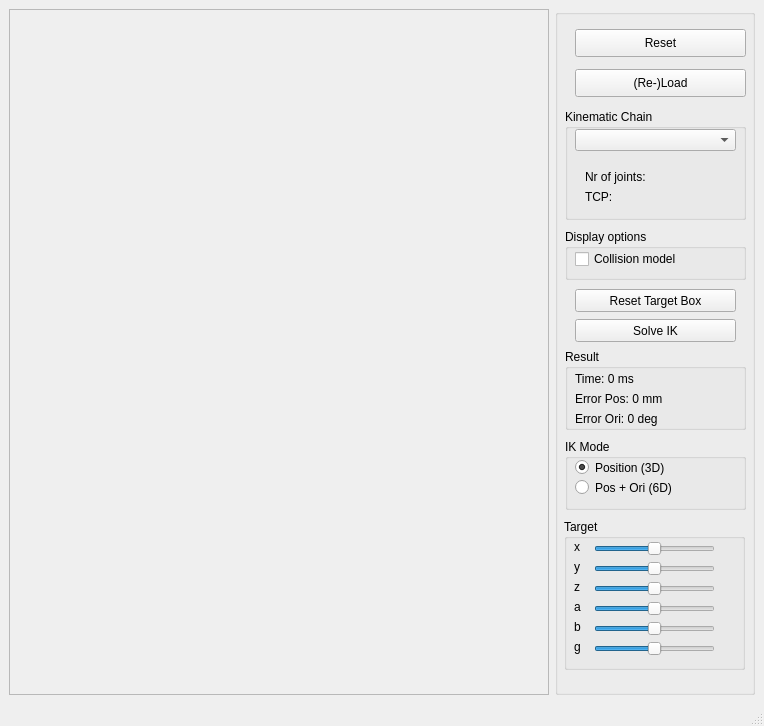
<?xml version="1.0" encoding="UTF-8"?>
<ui version="4.0">
 <class>MainWindowGenericIKDemo</class>
 <widget class="QMainWindow" name="MainWindowGenericIKDemo">
  <property name="geometry">
   <rect>
    <x>0</x>
    <y>0</y>
    <width>764</width>
    <height>726</height>
   </rect>
  </property>
  <property name="windowTitle">
   <string>IK Demo</string>
  </property>
  <widget class="QWidget" name="centralwidget">
   <layout class="QGridLayout" name="gridLayout">
    <item row="0" column="0">
     <widget class="QFrame" name="frameViewer">
      <property name="frameShape">
       <enum>QFrame::StyledPanel</enum>
      </property>
      <property name="frameShadow">
       <enum>QFrame::Raised</enum>
      </property>
     </widget>
    </item>
    <item row="0" column="1">
     <widget class="QGroupBox" name="groupBox">
      <property name="maximumSize">
       <size>
        <width>200</width>
        <height>16777215</height>
       </size>
      </property>
      <property name="title">
       <string/>
      </property>
      <widget class="QPushButton" name="pushButtonReset">
       <property name="geometry">
        <rect>
         <x>20</x>
         <y>20</y>
         <width>171</width>
         <height>28</height>
        </rect>
       </property>
       <property name="text">
        <string>Reset</string>
       </property>
      </widget>
      <widget class="QGroupBox" name="groupBox_2">
       <property name="geometry">
        <rect>
         <x>10</x>
         <y>220</y>
         <width>181</width>
         <height>51</height>
        </rect>
       </property>
       <property name="title">
        <string>Display options</string>
       </property>
       <widget class="QCheckBox" name="checkBoxColModel">
        <property name="geometry">
         <rect>
          <x>10</x>
          <y>20</y>
          <width>131</width>
          <height>20</height>
         </rect>
        </property>
        <property name="text">
         <string>Collision model</string>
        </property>
       </widget>
      </widget>
      <widget class="QPushButton" name="pushButtonLoad">
       <property name="geometry">
        <rect>
         <x>20</x>
         <y>60</y>
         <width>171</width>
         <height>28</height>
        </rect>
       </property>
       <property name="text">
        <string>(Re-)Load</string>
       </property>
      </widget>
      <widget class="QPushButton" name="pushButtonBox2TCP">
       <property name="geometry">
        <rect>
         <x>20</x>
         <y>280</y>
         <width>161</width>
         <height>23</height>
        </rect>
       </property>
       <property name="text">
        <string>Reset Target Box</string>
       </property>
      </widget>
      <widget class="QPushButton" name="pushButtonSolve">
       <property name="geometry">
        <rect>
         <x>20</x>
         <y>310</y>
         <width>161</width>
         <height>23</height>
        </rect>
       </property>
       <property name="text">
        <string>Solve IK</string>
       </property>
      </widget>
      <widget class="QGroupBox" name="groupBox_3">
       <property name="geometry">
        <rect>
         <x>10</x>
         <y>100</y>
         <width>181</width>
         <height>111</height>
        </rect>
       </property>
       <property name="title">
        <string>Kinematic Chain</string>
       </property>
       <widget class="QLabel" name="label_TCP">
        <property name="geometry">
         <rect>
          <x>20</x>
          <y>80</y>
          <width>141</width>
          <height>16</height>
         </rect>
        </property>
        <property name="text">
         <string>TCP:</string>
        </property>
       </widget>
       <widget class="QLabel" name="label_NrJoints">
        <property name="geometry">
         <rect>
          <x>20</x>
          <y>60</y>
          <width>141</width>
          <height>16</height>
         </rect>
        </property>
        <property name="text">
         <string>Nr of joints:</string>
        </property>
       </widget>
       <widget class="QComboBox" name="comboBoxKC">
        <property name="geometry">
         <rect>
          <x>10</x>
          <y>20</y>
          <width>161</width>
          <height>22</height>
         </rect>
        </property>
       </widget>
      </widget>
      <widget class="QGroupBox" name="groupBox_4">
       <property name="geometry">
        <rect>
         <x>9</x>
         <y>510</y>
         <width>181</width>
         <height>151</height>
        </rect>
       </property>
       <property name="title">
        <string>Target</string>
       </property>
       <widget class="QSlider" name="horizontalSliderA">
        <property name="geometry">
         <rect>
          <x>30</x>
          <y>80</y>
          <width>121</width>
          <height>20</height>
         </rect>
        </property>
        <property name="minimum">
         <number>-1000</number>
        </property>
        <property name="maximum">
         <number>1000</number>
        </property>
        <property name="pageStep">
         <number>50</number>
        </property>
        <property name="orientation">
         <enum>Qt::Horizontal</enum>
        </property>
       </widget>
       <widget class="QLabel" name="label_2">
        <property name="geometry">
         <rect>
          <x>10</x>
          <y>20</y>
          <width>21</width>
          <height>16</height>
         </rect>
        </property>
        <property name="text">
         <string>x</string>
        </property>
       </widget>
       <widget class="QSlider" name="horizontalSliderX">
        <property name="geometry">
         <rect>
          <x>30</x>
          <y>20</y>
          <width>121</width>
          <height>20</height>
         </rect>
        </property>
        <property name="minimum">
         <number>-1000</number>
        </property>
        <property name="maximum">
         <number>1000</number>
        </property>
        <property name="pageStep">
         <number>50</number>
        </property>
        <property name="orientation">
         <enum>Qt::Horizontal</enum>
        </property>
       </widget>
       <widget class="QLabel" name="label_6">
        <property name="geometry">
         <rect>
          <x>10</x>
          <y>100</y>
          <width>21</width>
          <height>16</height>
         </rect>
        </property>
        <property name="text">
         <string>b</string>
        </property>
       </widget>
       <widget class="QSlider" name="horizontalSliderB">
        <property name="geometry">
         <rect>
          <x>30</x>
          <y>100</y>
          <width>121</width>
          <height>20</height>
         </rect>
        </property>
        <property name="minimum">
         <number>-1000</number>
        </property>
        <property name="maximum">
         <number>1000</number>
        </property>
        <property name="pageStep">
         <number>50</number>
        </property>
        <property name="orientation">
         <enum>Qt::Horizontal</enum>
        </property>
       </widget>
       <widget class="QLabel" name="label_7">
        <property name="geometry">
         <rect>
          <x>10</x>
          <y>120</y>
          <width>21</width>
          <height>16</height>
         </rect>
        </property>
        <property name="text">
         <string>g</string>
        </property>
       </widget>
       <widget class="QSlider" name="horizontalSliderG">
        <property name="geometry">
         <rect>
          <x>30</x>
          <y>120</y>
          <width>121</width>
          <height>20</height>
         </rect>
        </property>
        <property name="minimum">
         <number>-1000</number>
        </property>
        <property name="maximum">
         <number>1000</number>
        </property>
        <property name="pageStep">
         <number>50</number>
        </property>
        <property name="orientation">
         <enum>Qt::Horizontal</enum>
        </property>
       </widget>
       <widget class="QLabel" name="label_3">
        <property name="geometry">
         <rect>
          <x>10</x>
          <y>40</y>
          <width>21</width>
          <height>16</height>
         </rect>
        </property>
        <property name="text">
         <string>y</string>
        </property>
       </widget>
       <widget class="QSlider" name="horizontalSliderY">
        <property name="geometry">
         <rect>
          <x>30</x>
          <y>40</y>
          <width>121</width>
          <height>20</height>
         </rect>
        </property>
        <property name="minimum">
         <number>-1000</number>
        </property>
        <property name="maximum">
         <number>1000</number>
        </property>
        <property name="pageStep">
         <number>50</number>
        </property>
        <property name="orientation">
         <enum>Qt::Horizontal</enum>
        </property>
       </widget>
       <widget class="QLabel" name="label_4">
        <property name="geometry">
         <rect>
          <x>10</x>
          <y>60</y>
          <width>21</width>
          <height>16</height>
         </rect>
        </property>
        <property name="text">
         <string>z</string>
        </property>
       </widget>
       <widget class="QSlider" name="horizontalSliderZ">
        <property name="geometry">
         <rect>
          <x>30</x>
          <y>60</y>
          <width>121</width>
          <height>20</height>
         </rect>
        </property>
        <property name="minimum">
         <number>-1000</number>
        </property>
        <property name="maximum">
         <number>1000</number>
        </property>
        <property name="pageStep">
         <number>50</number>
        </property>
        <property name="orientation">
         <enum>Qt::Horizontal</enum>
        </property>
       </widget>
       <widget class="QLabel" name="label_5">
        <property name="geometry">
         <rect>
          <x>10</x>
          <y>80</y>
          <width>21</width>
          <height>16</height>
         </rect>
        </property>
        <property name="text">
         <string>a</string>
        </property>
       </widget>
      </widget>
      <widget class="QGroupBox" name="groupBox_5">
       <property name="geometry">
        <rect>
         <x>10</x>
         <y>430</y>
         <width>181</width>
         <height>71</height>
        </rect>
       </property>
       <property name="title">
        <string>IK Mode</string>
       </property>
       <widget class="QRadioButton" name="radioButton_Pos">
        <property name="geometry">
         <rect>
          <x>10</x>
          <y>20</y>
          <width>111</width>
          <height>17</height>
         </rect>
        </property>
        <property name="text">
         <string>Position (3D)</string>
        </property>
        <property name="checked">
         <bool>true</bool>
        </property>
       </widget>
       <widget class="QRadioButton" name="radioButton_PosOri">
        <property name="geometry">
         <rect>
          <x>10</x>
          <y>40</y>
          <width>121</width>
          <height>17</height>
         </rect>
        </property>
        <property name="text">
         <string>Pos + Ori (6D)</string>
        </property>
        <property name="checked">
         <bool>false</bool>
        </property>
       </widget>
      </widget>
      <widget class="QGroupBox" name="groupBox_6">
       <property name="geometry">
        <rect>
         <x>10</x>
         <y>340</y>
         <width>181</width>
         <height>81</height>
        </rect>
       </property>
       <property name="title">
        <string>Result</string>
       </property>
       <widget class="QLabel" name="labelTime">
        <property name="geometry">
         <rect>
          <x>10</x>
          <y>20</y>
          <width>171</width>
          <height>20</height>
         </rect>
        </property>
        <property name="text">
         <string>Time: 0 ms</string>
        </property>
       </widget>
       <widget class="QLabel" name="labelPos">
        <property name="geometry">
         <rect>
          <x>10</x>
          <y>40</y>
          <width>171</width>
          <height>20</height>
         </rect>
        </property>
        <property name="text">
         <string>Error Pos: 0 mm</string>
        </property>
       </widget>
       <widget class="QLabel" name="labelOri">
        <property name="geometry">
         <rect>
          <x>10</x>
          <y>60</y>
          <width>171</width>
          <height>20</height>
         </rect>
        </property>
        <property name="text">
         <string>Error Ori: 0 deg</string>
        </property>
       </widget>
      </widget>
     </widget>
    </item>
   </layout>
  </widget>
  <widget class="QMenuBar" name="menubar">
   <property name="geometry">
    <rect>
     <x>0</x>
     <y>0</y>
     <width>764</width>
     <height>21</height>
    </rect>
   </property>
  </widget>
  <widget class="QStatusBar" name="statusbar"/>
 </widget>
 <resources/>
 <connections/>
</ui>
